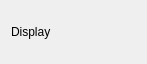
<?xml version="1.0" encoding="UTF-8"?>
<ui version="4.0">
 <class>Display</class>
 <widget class="QWidget" name="Display">
  <property name="geometry">
   <rect>
    <x>0</x>
    <y>0</y>
    <width>147</width>
    <height>64</height>
   </rect>
  </property>
  <property name="windowTitle">
   <string>Form</string>
  </property>
  <layout class="QVBoxLayout" name="verticalLayout">
   <item>
    <widget class="QLabel" name="label">
     <property name="text">
      <string>Display</string>
     </property>
    </widget>
   </item>
  </layout>
 </widget>
 <resources/>
 <connections/>
</ui>
